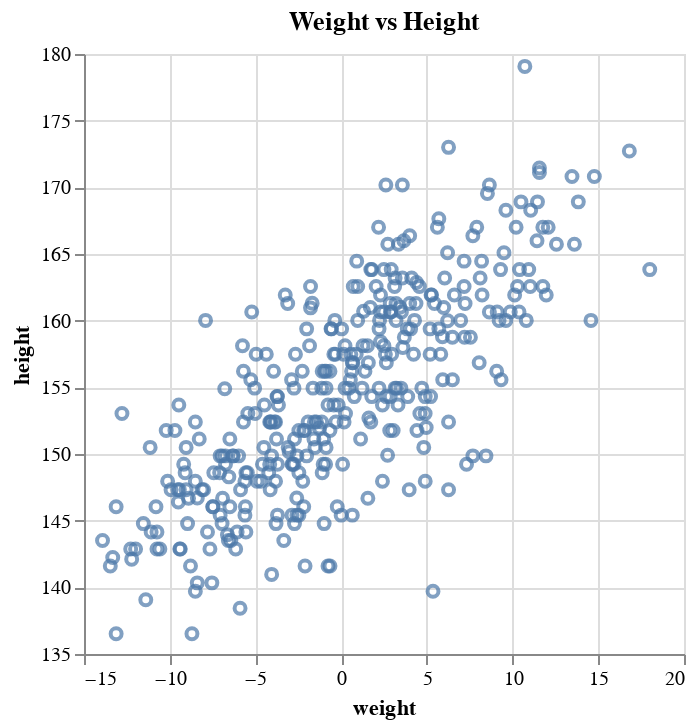

Notebook source saved alongside this figure:
### Code cell
df = pd.DataFrame({"height": height, "weight": weight})

data_chart = (
    alt.Chart(df, title="Weight vs Height")
    .mark_point()
    .encode(
        alt.X("weight", scale=alt.Scale(zero=False)),
        alt.Y("height", scale=alt.Scale(zero=False)),
    )
)
data_chart

### Figure 1 — Vega-Lite specification as saved in the notebook (floating-point values rounded to 4 significant figures; data arrays with more than 128 entries replaced by an {"elided": "..."} marker saying what was removed)
{"$schema": "https://vega.github.io/schema/vega-lite/v5.20.1.json", "config": {"view": {"continuousHeight": 300, "continuousWidth": 300}}, "data": {"name": "data-28752842afc841902ed651504d5d1c8e"}, "datasets": {"data-28752842afc841902ed651504d5d1c8e": {"elided": "352 records"}}, "encoding": {"x": {"field": "weight", "scale": {"zero": false}, "type": "quantitative"}, "y": {"field": "height", "scale": {"zero": false}, "type": "quantitative"}}, "mark": {"type": "point"}, "title": "Weight vs Height"}
